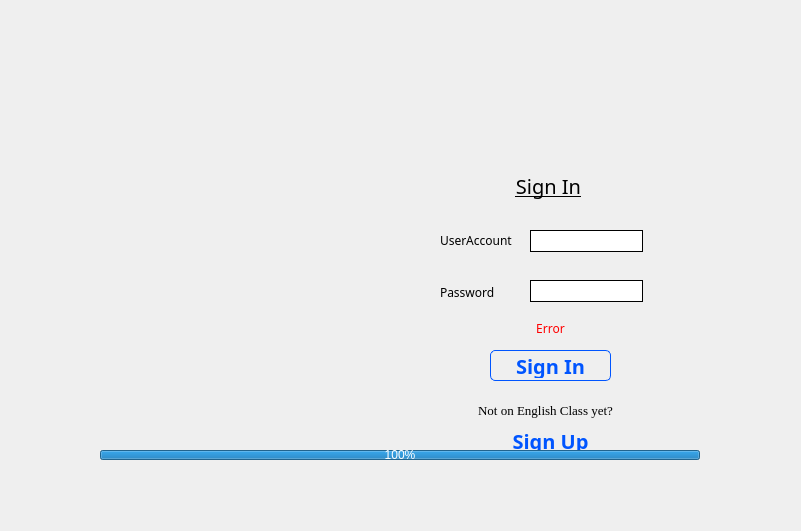
<?xml version="1.0" encoding="UTF-8"?>
<ui version="4.0">
 <class>MainWindow</class>
 <widget class="QMainWindow" name="MainWindow">
  <property name="geometry">
   <rect>
    <x>0</x>
    <y>0</y>
    <width>801</width>
    <height>531</height>
   </rect>
  </property>
  <property name="sizePolicy">
   <sizepolicy hsizetype="Preferred" vsizetype="Preferred">
    <horstretch>0</horstretch>
    <verstretch>0</verstretch>
   </sizepolicy>
  </property>
  <property name="minimumSize">
   <size>
    <width>801</width>
    <height>531</height>
   </size>
  </property>
  <property name="maximumSize">
   <size>
    <width>801</width>
    <height>531</height>
   </size>
  </property>
  <property name="font">
   <font>
    <kerning>true</kerning>
   </font>
  </property>
  <property name="acceptDrops">
   <bool>true</bool>
  </property>
  <property name="windowTitle">
   <string>English Class</string>
  </property>
  <property name="autoFillBackground">
   <bool>true</bool>
  </property>
  <property name="styleSheet">
   <string notr="true"/>
  </property>
  <property name="documentMode">
   <bool>false</bool>
  </property>
  <property name="tabShape">
   <enum>QTabWidget::Rounded</enum>
  </property>
  <widget class="QWidget" name="centralwidget">
   <widget class="QPushButton" name="signUpBtn">
    <property name="geometry">
     <rect>
      <x>440</x>
      <y>425</y>
      <width>221</width>
      <height>31</height>
     </rect>
    </property>
    <property name="font">
     <font>
      <family>Bahnschrift SemiLight SemiConde</family>
      <pointsize>-1</pointsize>
      <weight>75</weight>
      <italic>false</italic>
      <bold>true</bold>
     </font>
    </property>
    <property name="cursor">
     <cursorShape>PointingHandCursor</cursorShape>
    </property>
    <property name="styleSheet">
     <string notr="true">border-style: none;
font: bold 20px;
padding: 0;
background-color: qradialgradient(spread:pad, cx:0.5, cy:0.5, radius:0.5, fx:0.5, fy:0.5, stop:0 rgba(0, 0, 0, 0), stop:1 rgba(0, 0, 0, 0));
color: rgb(0, 85, 255);</string>
    </property>
    <property name="text">
     <string>Sign Up</string>
    </property>
   </widget>
   <widget class="QLabel" name="label">
    <property name="geometry">
     <rect>
      <x>450</x>
      <y>400</y>
      <width>191</width>
      <height>21</height>
     </rect>
    </property>
    <property name="font">
     <font>
      <family>Times New Roman</family>
      <pointsize>10</pointsize>
      <kerning>true</kerning>
     </font>
    </property>
    <property name="text">
     <string>Not on English Class yet?</string>
    </property>
    <property name="scaledContents">
     <bool>false</bool>
    </property>
    <property name="alignment">
     <set>Qt::AlignCenter</set>
    </property>
    <property name="wordWrap">
     <bool>false</bool>
    </property>
   </widget>
   <widget class="QGroupBox" name="groupBox">
    <property name="geometry">
     <rect>
      <x>430</x>
      <y>170</y>
      <width>231</width>
      <height>211</height>
     </rect>
    </property>
    <property name="font">
     <font>
      <family>Ravie</family>
      <pointsize>15</pointsize>
      <weight>50</weight>
      <italic>false</italic>
      <bold>false</bold>
      <underline>true</underline>
      <strikeout>false</strikeout>
      <kerning>true</kerning>
     </font>
    </property>
    <property name="styleSheet">
     <string notr="true">border-style: none;</string>
    </property>
    <property name="title">
     <string>Sign In</string>
    </property>
    <property name="alignment">
     <set>Qt::AlignHCenter|Qt::AlignTop</set>
    </property>
    <property name="flat">
     <bool>false</bool>
    </property>
    <property name="checkable">
     <bool>false</bool>
    </property>
    <property name="checked">
     <bool>false</bool>
    </property>
    <widget class="QLabel" name="label_3">
     <property name="geometry">
      <rect>
       <x>10</x>
       <y>62</y>
       <width>91</width>
       <height>16</height>
      </rect>
     </property>
     <property name="font">
      <font>
       <family>Montserrat</family>
      </font>
     </property>
     <property name="text">
      <string>UserAccount</string>
     </property>
    </widget>
    <widget class="QLabel" name="label_4">
     <property name="geometry">
      <rect>
       <x>10</x>
       <y>112</y>
       <width>81</width>
       <height>20</height>
      </rect>
     </property>
     <property name="font">
      <font>
       <family>Montserrat</family>
      </font>
     </property>
     <property name="text">
      <string>Password</string>
     </property>
    </widget>
    <widget class="QLineEdit" name="account">
     <property name="geometry">
      <rect>
       <x>100</x>
       <y>60</y>
       <width>113</width>
       <height>22</height>
      </rect>
     </property>
     <property name="font">
      <font>
       <stylestrategy>NoAntialias</stylestrategy>
      </font>
     </property>
     <property name="accessibleDescription">
      <string/>
     </property>
     <property name="styleSheet">
      <string notr="true">border-color: rgb(0, 0, 0);
border-style: solid;
border-width: 1px;</string>
     </property>
    </widget>
    <widget class="QLineEdit" name="pass">
     <property name="geometry">
      <rect>
       <x>100</x>
       <y>110</y>
       <width>113</width>
       <height>22</height>
      </rect>
     </property>
     <property name="font">
      <font>
       <stylestrategy>NoAntialias</stylestrategy>
      </font>
     </property>
     <property name="accessibleDescription">
      <string/>
     </property>
     <property name="styleSheet">
      <string notr="true">border-color: rgb(0, 0, 0);
border-style: solid;
border-width: 1px;</string>
     </property>
     <property name="echoMode">
      <enum>QLineEdit::Password</enum>
     </property>
    </widget>
    <widget class="QPushButton" name="signInBtn">
     <property name="geometry">
      <rect>
       <x>60</x>
       <y>180</y>
       <width>121</width>
       <height>31</height>
      </rect>
     </property>
     <property name="font">
      <font>
       <family>Bahnschrift SemiLight SemiConde</family>
       <pointsize>-1</pointsize>
       <weight>75</weight>
       <italic>false</italic>
       <bold>true</bold>
      </font>
     </property>
     <property name="cursor">
      <cursorShape>PointingHandCursor</cursorShape>
     </property>
     <property name="styleSheet">
      <string notr="true">border-style: solid;
border-width: 1px;
border-radius: 5px;
font: bold 20px;
padding:2px;
background-color: qradialgradient(spread:pad, cx:0.5, cy:0.5, radius:0.5, fx:0.5, fy:0.5, stop:0 rgba(0, 0, 0, 0), stop:1 rgba(0, 0, 0, 0));
color: rgb(0, 85, 255);</string>
     </property>
     <property name="text">
      <string>Sign In</string>
     </property>
    </widget>
    <widget class="QLabel" name="error">
     <property name="geometry">
      <rect>
       <x>55</x>
       <y>148</y>
       <width>131</width>
       <height>20</height>
      </rect>
     </property>
     <property name="font">
      <font>
       <family>OCR A Extended</family>
      </font>
     </property>
     <property name="styleSheet">
      <string notr="true">color: rgb(255, 0, 0);</string>
     </property>
     <property name="inputMethodHints">
      <set>Qt::ImhNone</set>
     </property>
     <property name="text">
      <string>Error</string>
     </property>
     <property name="alignment">
      <set>Qt::AlignCenter</set>
     </property>
    </widget>
   </widget>
   <widget class="QLabel" name="label_2">
    <property name="geometry">
     <rect>
      <x>0</x>
      <y>0</y>
      <width>801</width>
      <height>531</height>
     </rect>
    </property>
    <property name="sizePolicy">
     <sizepolicy hsizetype="Preferred" vsizetype="Preferred">
      <horstretch>0</horstretch>
      <verstretch>0</verstretch>
     </sizepolicy>
    </property>
    <property name="contextMenuPolicy">
     <enum>Qt::NoContextMenu</enum>
    </property>
    <property name="autoFillBackground">
     <bool>false</bool>
    </property>
    <property name="styleSheet">
     <string notr="true">
image: url(:/new/image/img/login.jpg);</string>
    </property>
    <property name="frameShape">
     <enum>QFrame::NoFrame</enum>
    </property>
    <property name="text">
     <string/>
    </property>
    <property name="pixmap">
     <pixmap>img/2785219.jpg</pixmap>
    </property>
    <property name="scaledContents">
     <bool>true</bool>
    </property>
   </widget>
   <widget class="QProgressBar" name="progressBar">
    <property name="geometry">
     <rect>
      <x>100</x>
      <y>450</y>
      <width>600</width>
      <height>10</height>
     </rect>
    </property>
    <property name="value">
     <number>100</number>
    </property>
    <property name="alignment">
     <set>Qt::AlignCenter</set>
    </property>
    <property name="textVisible">
     <bool>true</bool>
    </property>
    <property name="invertedAppearance">
     <bool>false</bool>
    </property>
    <property name="textDirection">
     <enum>QProgressBar::TopToBottom</enum>
    </property>
   </widget>
   <widget class="QLabel" name="loading">
    <property name="geometry">
     <rect>
      <x>80</x>
      <y>400</y>
      <width>50</width>
      <height>50</height>
     </rect>
    </property>
    <property name="text">
     <string/>
    </property>
    <property name="pixmap">
     <pixmap>img/loading.gif</pixmap>
    </property>
    <property name="scaledContents">
     <bool>true</bool>
    </property>
   </widget>
   <widget class="QLabel" name="logo">
    <property name="geometry">
     <rect>
      <x>250</x>
      <y>10</y>
      <width>311</width>
      <height>141</height>
     </rect>
    </property>
    <property name="text">
     <string/>
    </property>
    <property name="pixmap">
     <pixmap resource="img.qrc">:/new/image/img/logormbg.png</pixmap>
    </property>
    <property name="scaledContents">
     <bool>true</bool>
    </property>
   </widget>
   <widget class="QPushButton" name="admin">
    <property name="geometry">
     <rect>
      <x>30</x>
      <y>40</y>
      <width>111</width>
      <height>91</height>
     </rect>
    </property>
    <property name="text">
     <string/>
    </property>
    <property name="icon">
     <iconset resource="img.qrc">
      <normaloff>:/new/image/img/logormbg.png</normaloff>:/new/image/img/logormbg.png</iconset>
    </property>
    <property name="iconSize">
     <size>
      <width>100</width>
      <height>100</height>
     </size>
    </property>
    <property name="flat">
     <bool>true</bool>
    </property>
   </widget>
   <zorder>label_2</zorder>
   <zorder>signUpBtn</zorder>
   <zorder>label</zorder>
   <zorder>groupBox</zorder>
   <zorder>progressBar</zorder>
   <zorder>loading</zorder>
   <zorder>logo</zorder>
   <zorder>admin</zorder>
  </widget>
  <widget class="QMenuBar" name="menubar">
   <property name="geometry">
    <rect>
     <x>0</x>
     <y>0</y>
     <width>801</width>
     <height>26</height>
    </rect>
   </property>
  </widget>
 </widget>
 <resources>
  <include location="img.qrc"/>
 </resources>
 <connections/>
</ui>
